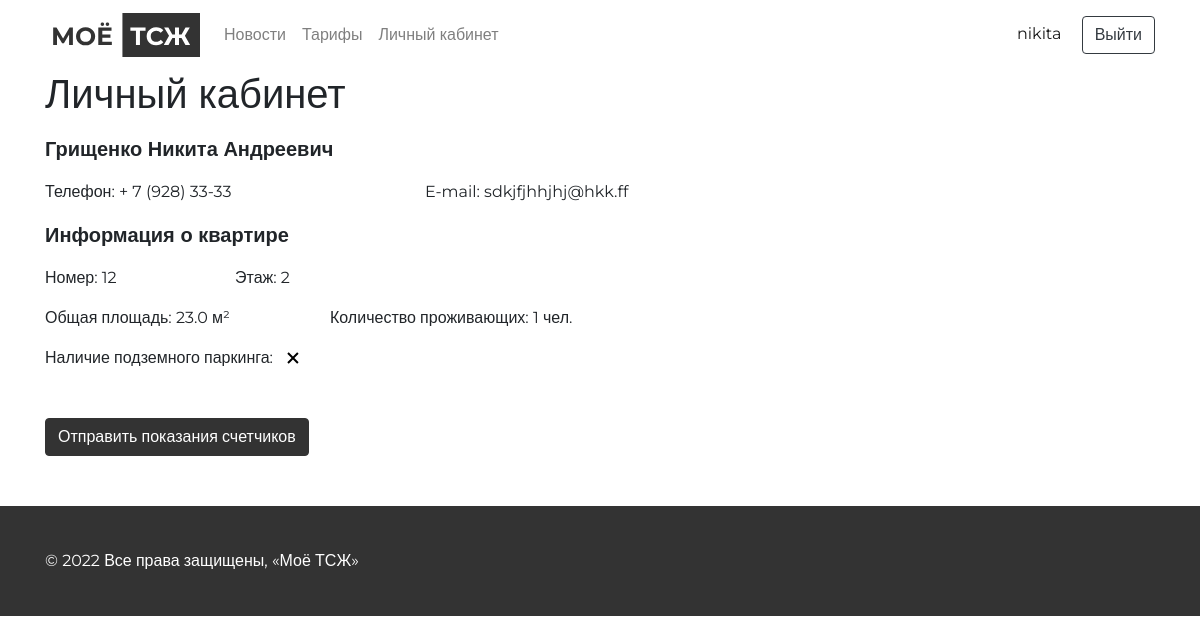
Screenshot of /user/account/ (signed in) with the database file from the repository.
### users/models.py (models this page shows, shortened)
class User(AbstractBaseUser, PermissionsMixin):
    username_validator = UnicodeUsernameValidator()
    username = models.CharField(
        _("username"),
        max_length=150,
        unique=True,
        help_text=_(
            "Required. 150 characters or fewer. Letters, "
            "digits and @/./+/-/_ only."
        ),
        validators=[username_validator],
        error_messages={
            "unique": _("A user with that username already exists."),
        },
    )
    first_name = models.CharField(_("Имя"), max_length=30)
    last_name = models.CharField(_("Фамилия"), max_length=150)
    patronymic = models.CharField(_("Отчество"), max_length=150)
    email = models.EmailField(_("Электронная почта"))
    phone = models.CharField(_("Номер телефона"), max_length=25)
    flat = models.ForeignKey(Flat, on_delete=models.CASCADE, verbose_name=_("Квартира"), null=True)
    is_staff = models.BooleanField(
        _("Администратор"),
        default=False,
        help_text=_(
            "Designates whether the user can log into this admin site."
        ),
    )
    is_active = models.BooleanField(
        _("Активный"),
        default=True,
        help_text=_(
            "Designates whether this user should be treated as active. "
            "Unselect this instead of deleting accounts."
        ),
    )
    date_joined = models.DateTimeField(_("Дата создания учетной записи"), default=timezone.now)
    objects = UserManager()
    EMAIL_FIELD = "email"
    USERNAME_FIELD = "username"
    REQUIRED_FIELDS = ["email"]
    class Meta:
        verbose_name = _("Пользователь")
        verbose_name_plural = _("Пользователи")

class Flat(models.Model):
    number = models.CharField(_("Номер квартиры"), max_length=10)
    floor = models.IntegerField(_("Этаж"))
    total_area = models.FloatField(_("Общая площадь"))
    number_of_residents = models.IntegerField(_("Количество проживающих"))
    availability_of_underground_parking = models.BooleanField(_("Наличие подземного паркинга"))
    class Meta:
        verbose_name = "Квартира"
        verbose_name_plural = "Квартиры"

### users/views.py (the view)
# urls.py: path('account/', AccountVeiw.as_view(), name='account'),
class AccountVeiw(TemplateView):
    template_name = "pages/account.html"
    def dispatch(self, request, *args, **kwargs):
        if not request.user.is_authenticated:
            return redirect('/')
        return super(AccountVeiw, self).dispatch(request, *args, **kwargs)
    def get_context_data(self, **kwargs):
        context = super().get_context_data(**kwargs)
        current_user = self.request.user
        context['user'] = User.objects.get(id=current_user.id)
        return context

### templates/pages/account.html (shortened to what this page needs)
{% extends 'base.html' %}
{% load static %}
{% block header %}
  {% include 'include/header.html' %}
{% endblock header %}
{% block content %}
  <section class="account">
    <div class="container">
      <div class="row">
        <div class="col-12">
          <h1>Личный кабинет</h1>
        </div>
        <div class="col-12">
          <p style="font-size: 20px" class="my-3 font-weight-bold">{{user.last_name}} {{user.first_name}} {{user.patronymic}}</p>
        </div>
        <div class="col-4">
          <p>Телефон: {{user.phone}}</p>
        </div>
        <div class="col-4">
          <p>E-mail: {{user.email}}</p>
        </div>
      </div>
      <div class="row">
        <div class="col-12">
          <p style="font-size: 20px" class="my-3 font-weight-bold">Информация о квартире</p>
        </div>
        <div class="col-2">
          <p>Номер: {{user.flat.number}}</p>
        </div>
        <div class="col-2">
          <p>Этаж: {{user.flat.floor}}</p>
        </div>
      </div>
      <div class="row mt-3">
        <div class="col-3">
          <p>Общая площадь: {{user.flat.total_area}} м²</p>
        </div>
        <div class="col-4">
          <p>Количество проживающих: {{user.flat.number_of_residents}} чел.</p>
        </div>
        <div class="col-12 mt-3 d-flex">
          <p class="mr-2">Наличие подземного паркинга:</p>
          {% if user.flat.availability_of_underground_parking %}
            <img src="{% static 'images/check.svg' %}" alt="check">
          {% else %}
            <img src="{% static 'images/uncheck.svg' %}" alt="uncheck">
          {% endif %}
        </div>
      </div>
      <div class="row mt-5">
        <div class="col-4">
          <button onclick="location.href='{% url 'users:meter-readings-page' %}'" type="button" class="btn main-btn">Отправить показания счетчиков</button>
        </div>
      </div>
    </div>
  </section>
{% endblock content %}
{% block footer %}
  {% include 'include/footer.html' %}
{% endblock footer %}

### templates/include/header.html (shortened to what this page needs)
{% load static %}
<nav class="navbar navbar-expand-lg navbar-light bg-white fixed-top">
  <div class="container">
    <a href="{% url 'home' %}">
      <img class="header-logo" src="{% static 'images/logo.svg' %}" alt="logo">
    </a>
    <div class="collapse navbar-collapse" id="navbarText">
      <ul class="navbar-nav mr-auto ml-3">
        <li class="nav-item">
          <a class="nav-link" href="{% url 'reference:news-list'  %}">Новости</a>
        </li>
        <li class="nav-item">
          <a class="nav-link" href="{% url 'reference:tariff'  %}">Тарифы</a>
        </li>
        {% if user.is_authenticated %}
          <li class="nav-item">
            <a class="nav-link" href="{% url 'users:account' %}">Личный кабинет</a>
          </li>
        {% endif %}
      </ul>
      <span class="navbar-text">
        {% if user.is_authenticated %}
          <a href="{% url 'users:account'  %}" class="mr-3">
            {{request.user.username}}
          </a>
          <button onclick="location.href='{% url 'logout' %}'" type="button" class="btn btn-outline-dark">Выйти</button>
        {% else %}
          <button onclick="location.href='{% url 'login' %}'" type="button" class="btn btn-outline-dark">Войти</button>
        {% endif %}
      </span>
    </div>
  </div>
</nav>

### static/css/main.css (style rules this page uses)
body { font-family: 'Montserrat', sans-serif; font-weight: 400; font-size: 16px; }
.account, .index, .registration, .news-detail, .news-list, .meter-readings, .tariff, .survey-list, .survey-detail, .calling-wizard { padding-top: 70px; }
.main-btn { color: #fff; background-color: #333; border-color: #333; }
*, *::before, *::after { box-sizing: border-box; }
ul[class], ol[class] { padding: 0; }
body, h1, h2, h3, h4, p, ul[class], ol[class], li, figure, figcaption, blockquote, dl, dd { margin: 0; }
body { min-height: 100vh; scroll-behavior: smooth; text-rendering: optimizeSpeed; line-height: 1.5; }
ul[class], ol[class] { list-style: none; }
a:not([class]) { text-decoration-skip-ink: auto; }
img { max-width: 100%; display: block; }
input, button, textarea, select { font: inherit; }

### rows the page displays
User: user.username "nikita", last_name "Грищенко", first_name "Никита", patronymic "Андреевич", phone "+ 7 (928) 33-33", email "sdkjfjhhjhj@hkk.ff", flat.number "12", flat.floor "2", flat.total_area "23.0", flat.number_of_residents "1"
